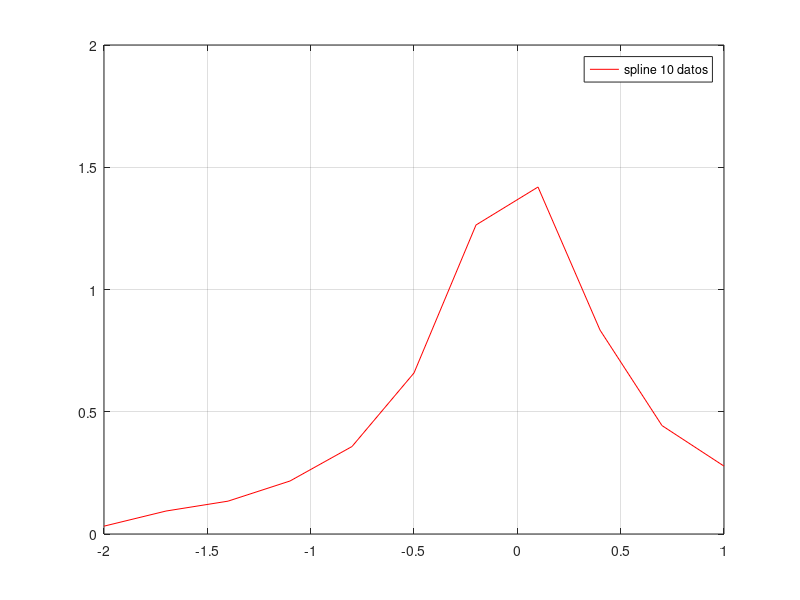
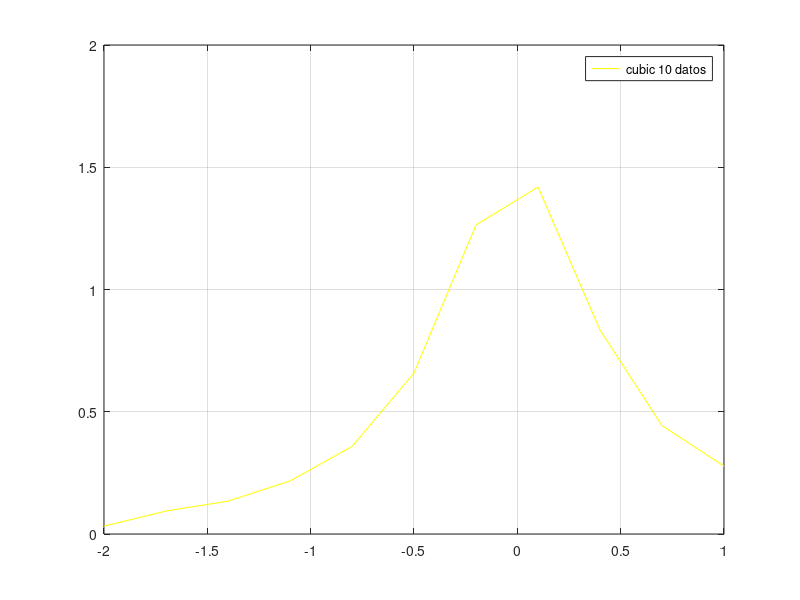
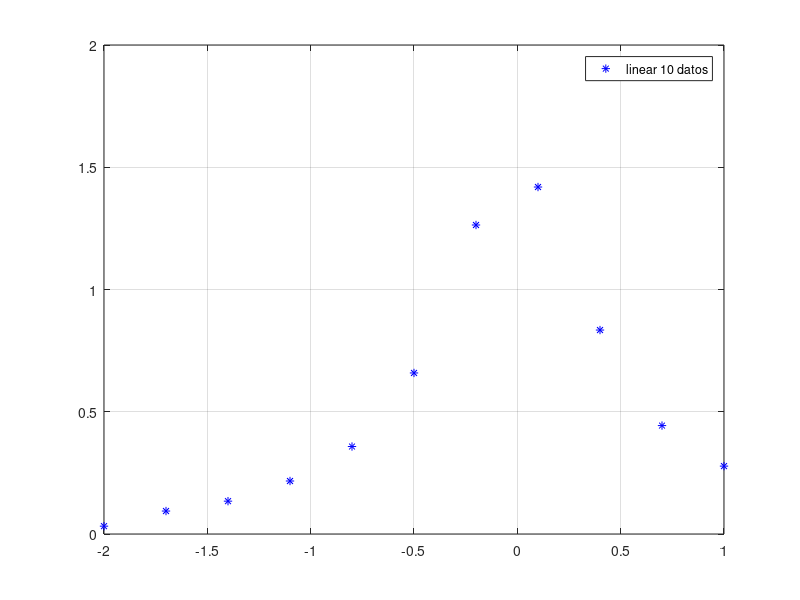
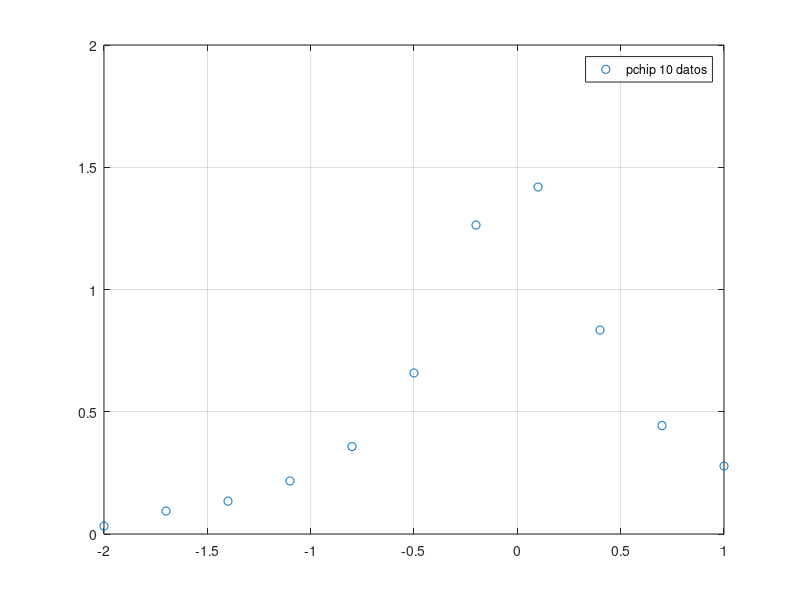

Source code (MATLAB) for these figures, in order:
function [y] = funcion()
  a1 = 1;
  a = -2;
  r = a:0.003:a1;
  y =3./(2+10*r.^2);

  x = polyfit(r,y,12);
  d = a:0.3:a1;
  m = polyval(x,d)
  

figure
y1 = interp1(d,m,'spline');
plot(d,m,'r'), grid on,legend('spline 10 datos');
figure
y1 = interp1(d,m,'cubic');
plot(d,m,'y'), grid on,legend('cubic 10 datos');
figure
y1 = interp1(d,m,'linear');
plot(d,m,'b*'), grid on,legend('linear 10 datos');
figure
y1 = interp1(d,m,'pchip');
plot(d,m,'o'), grid on,legend('pchip 10 datos');
figure
y1 = interp1(d,m,'nearest');
plot(d,m,'g'), grid on,legend('nearest 10 datos');


figure

plot(r,y,'b'), grid on,legend('1000 datos');
end


